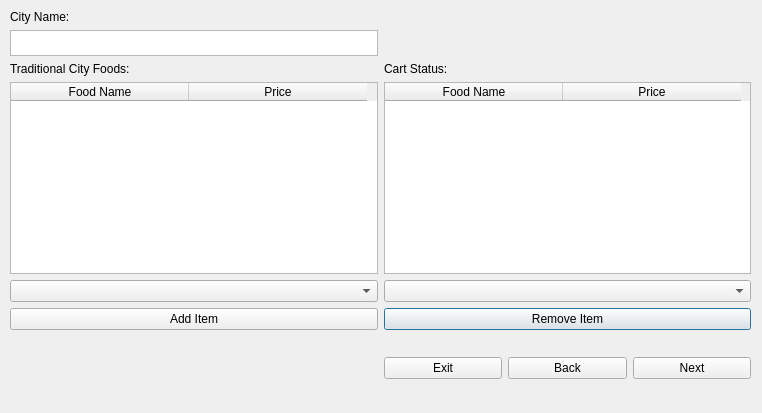
<?xml version="1.0" encoding="UTF-8"?>
<ui version="4.0">
 <class>foodPlanner</class>
 <widget class="QDialog" name="foodPlanner">
  <property name="geometry">
   <rect>
    <x>0</x>
    <y>0</y>
    <width>762</width>
    <height>413</height>
   </rect>
  </property>
  <property name="windowTitle">
   <string>Dialog</string>
  </property>
  <widget class="QWidget" name="gridLayoutWidget">
   <property name="geometry">
    <rect>
     <x>10</x>
     <y>10</y>
     <width>741</width>
     <height>391</height>
    </rect>
   </property>
   <layout class="QGridLayout" name="gridLayout">
    <item row="0" column="0">
     <widget class="QLabel" name="label_2">
      <property name="sizePolicy">
       <sizepolicy hsizetype="Preferred" vsizetype="Preferred">
        <horstretch>0</horstretch>
        <verstretch>0</verstretch>
       </sizepolicy>
      </property>
      <property name="maximumSize">
       <size>
        <width>16777215</width>
        <height>20</height>
       </size>
      </property>
      <property name="text">
       <string>City Name:</string>
      </property>
     </widget>
    </item>
    <item row="2" column="1">
     <widget class="QLabel" name="label_3">
      <property name="text">
       <string>Cart Status:</string>
      </property>
     </widget>
    </item>
    <item row="4" column="0">
     <spacer name="verticalSpacer">
      <property name="orientation">
       <enum>Qt::Vertical</enum>
      </property>
      <property name="sizeHint" stdset="0">
       <size>
        <width>20</width>
        <height>40</height>
       </size>
      </property>
     </spacer>
    </item>
    <item row="1" column="0">
     <widget class="QTextBrowser" name="cityName">
      <property name="sizePolicy">
       <sizepolicy hsizetype="Expanding" vsizetype="Expanding">
        <horstretch>0</horstretch>
        <verstretch>0</verstretch>
       </sizepolicy>
      </property>
      <property name="maximumSize">
       <size>
        <width>16777215</width>
        <height>26</height>
       </size>
      </property>
     </widget>
    </item>
    <item row="3" column="1">
     <layout class="QVBoxLayout" name="verticalLayout">
      <item>
       <widget class="QTableWidget" name="tableWidgetCart">
        <property name="frameShape">
         <enum>QFrame::StyledPanel</enum>
        </property>
        <property name="selectionMode">
         <enum>QAbstractItemView::NoSelection</enum>
        </property>
        <property name="selectionBehavior">
         <enum>QAbstractItemView::SelectRows</enum>
        </property>
        <property name="showGrid">
         <bool>false</bool>
        </property>
        <property name="columnCount">
         <number>2</number>
        </property>
        <attribute name="horizontalHeaderDefaultSectionSize">
         <number>178</number>
        </attribute>
        <column>
         <property name="text">
          <string>Food Name</string>
         </property>
         <property name="font">
          <font>
           <weight>50</weight>
           <bold>false</bold>
          </font>
         </property>
         <property name="textAlignment">
          <set>AlignCenter</set>
         </property>
        </column>
        <column>
         <property name="text">
          <string>Price</string>
         </property>
         <property name="textAlignment">
          <set>AlignCenter</set>
         </property>
        </column>
       </widget>
      </item>
      <item>
       <widget class="QComboBox" name="comboBoxRemove"/>
      </item>
      <item>
       <widget class="QPushButton" name="removeItem">
        <property name="text">
         <string>Remove Item</string>
        </property>
       </widget>
      </item>
     </layout>
    </item>
    <item row="3" column="0">
     <layout class="QVBoxLayout" name="verticalLayout_2">
      <item>
       <widget class="QTableWidget" name="tableWidget">
        <property name="frameShape">
         <enum>QFrame::StyledPanel</enum>
        </property>
        <property name="selectionMode">
         <enum>QAbstractItemView::NoSelection</enum>
        </property>
        <property name="selectionBehavior">
         <enum>QAbstractItemView::SelectRows</enum>
        </property>
        <property name="showGrid">
         <bool>false</bool>
        </property>
        <property name="columnCount">
         <number>2</number>
        </property>
        <attribute name="horizontalHeaderDefaultSectionSize">
         <number>178</number>
        </attribute>
        <column>
         <property name="text">
          <string>Food Name</string>
         </property>
         <property name="font">
          <font>
           <weight>50</weight>
           <bold>false</bold>
          </font>
         </property>
         <property name="textAlignment">
          <set>AlignCenter</set>
         </property>
        </column>
        <column>
         <property name="text">
          <string>Price</string>
         </property>
         <property name="textAlignment">
          <set>AlignCenter</set>
         </property>
        </column>
       </widget>
      </item>
      <item>
       <widget class="QComboBox" name="comboBoxAdd"/>
      </item>
      <item>
       <widget class="QPushButton" name="addItem">
        <property name="text">
         <string>Add Item</string>
        </property>
       </widget>
      </item>
     </layout>
    </item>
    <item row="4" column="1">
     <layout class="QHBoxLayout" name="horizontalLayout">
      <item>
       <widget class="QPushButton" name="exitButton">
        <property name="text">
         <string>Exit</string>
        </property>
       </widget>
      </item>
      <item>
       <widget class="QPushButton" name="backButton">
        <property name="text">
         <string>Back</string>
        </property>
       </widget>
      </item>
      <item>
       <widget class="QPushButton" name="nextButton">
        <property name="text">
         <string>Next</string>
        </property>
       </widget>
      </item>
     </layout>
    </item>
    <item row="2" column="0">
     <widget class="QLabel" name="label">
      <property name="sizePolicy">
       <sizepolicy hsizetype="Preferred" vsizetype="Preferred">
        <horstretch>0</horstretch>
        <verstretch>0</verstretch>
       </sizepolicy>
      </property>
      <property name="maximumSize">
       <size>
        <width>16777215</width>
        <height>20</height>
       </size>
      </property>
      <property name="text">
       <string>Traditional City Foods:</string>
      </property>
     </widget>
    </item>
   </layout>
  </widget>
 </widget>
 <resources/>
 <connections/>
</ui>
